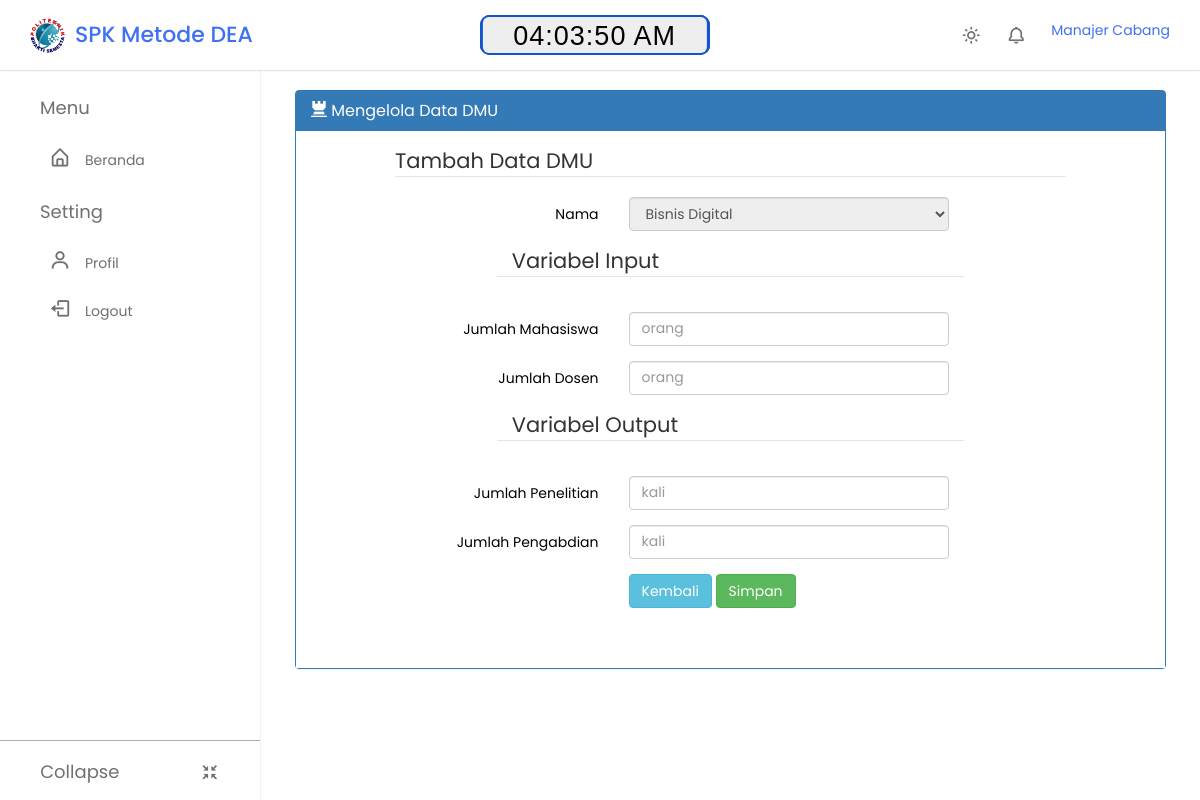
Page /tambah_dmu.php (signed in) on the committed database.
### tables this page shows
CREATE TABLE `variabel` (
  `id_variabel` int(11) NOT NULL,
  `nama_variabel` varchar(50) NOT NULL,
  `jenis_variabel` char(1) NOT NULL,
  `satuan` varchar(50) NOT NULL
);

### tambah_dmu.php (the view, shortened to what this page needs)
<?php include 'layout.php'; ?>
<div class="konten">
	<div class="col-sm-9">
		<div class="panel panel-primary">
			<div class="panel-heading">
				<h3 class="panel-title"><span class="glyphicon glyphicon-tower"></span> Mengelola Data DMU</h3>
			</div>
			<div class="panel-body">
				<form class="form-horizontal" method="post" action="process/t_dmu.php">
					<fieldset>
						<legend>Tambah Data DMU</legend>
						<div class="form-group">
							<label class="col-sm-4 control-label">Nama</label>
							<div class="col-sm-6">
								<select name="id_prodi" class="form-control" disabled required>
									<?php
									$query = mysqli_query($conn, 'SELECT * FROM pengguna WHERE id_pengguna="' . $id . '"');
									$data_user = mysqli_fetch_assoc($query);
									$user = $data_user['id_prodi'];
									$query = mysqli_query($conn, 'SELECT * FROM prodi');
									if (mysqli_num_rows($query) > 0) {
										while ($cabang = mysqli_fetch_assoc($query)) {
											$id_cabang = $cabang['id_prodi'];
											if ($user == $id_cabang) {
												echo '<option value="' . $id_cabang . '" selected>' . $cabang["cabang_prodi"] . '</option>';
											} else {
												echo '<option value="' . $id_cabang . '">' . $cabang["cabang_prodi"] . '</option>';
											}
										}
									}
									?>
								</select>
							</div>
						</div>
						<?php
						$input = 0;
						$output = 0;
						$query = mysqli_query($conn, "SELECT * FROM variabel ORDER BY jenis_variabel ASC, id_variabel ASC");
						if (mysqli_num_rows($query) > 0) {
							while ($var = mysqli_fetch_assoc($query)) {
								$name = str_replace(' ', '_', $var['nama_variabel']);
								$satuan = $var['satuan'];
								if (($var['jenis_variabel'] == 'i') and ($input == 0)) {
									echo '<div class="form-group"><legend class="col-sm-8 col-sm-offset-2">Variabel Input</legend></div>';
									$input = 1;
								} elseif (($var['jenis_variabel'] == 'o') and ($output == 0)) {
									echo '<div class="form-group"><legend class="col-sm-8 col-sm-offset-2">Variabel Output</legend></div>';
									$output = 1;
								}
								echo '
													<div class="form-group">
												      	<label class="col-sm-4 control-label">' . $var["nama_variabel"] . '</label>
												      	<div class="col-sm-6">
												        	<input class="form-control" name="' . $name . '" type="number" min="1" placeholder="' . $satuan . '" required>
												      	</div>
												    </div>
												';
							}
						}
						?>
						<div class="form-group">
							<div class="col-sm-6 col-sm-offset-4">
								<button type="button" onclick="goBack()" class="btn btn-info">Kembali</button>
								<button type="submit" class="btn btn-success">Simpan</button>
							</div>
						</div>
					</fieldset>
				</form>
			</div>
		</div>
	</div>
</div>
<?php include 'layout2.php' ?>

### layout.php (shortened to what this page needs)
<?php
if ((!isset($_SESSION['username'])) and (!isset($_SESSION['password']))) {
	header('Location: index.php');
} else {
	$id = $_SESSION["id"];
	$level = $_SESSION["level"];
}
?>
<!DOCTYPE html>
<html>
<head>
	<link href="assets/css/style.css" rel="stylesheet">
	<link href="assets/css/layout.css" rel="stylesheet">
	<link href="assets/css/bootstrap.css" rel="stylesheet">
	<link href="https://unpkg.com/boxicons@2.1.4/css/boxicons.css" rel="stylesheet" />
	<link rel="stylesheet" href="https://cdnjs.cloudflare.com/ajax/libs/font-awesome/4.7.0/css/font-awesome.min.css">
	<link rel="stylesheet" type="text/css" href="https://cdn.datatables.net/1.13.4/css/jquery.dataTables.min.css">
	<link rel='stylesheet' href='https://cdn-uicons.flaticon.com/uicons-thin-rounded/css/uicons-thin-rounded.css'>
</head>
<body>
	<div class="container-fluid">
		<div class="row">
			<nav class="navbar">
				<div class="logo_item">
					<img src="assets/img/logo_polibest.jpg" alt="">SPK Metode DEA
				</div>
				<div class="wrappers">
					<div class="display">
						<div id="time"></div>
					</div>
				</div>
				<div class="navbar_content">
					<i class='bx bx-sun' id="darkLight"></i>
					<i class='bx bx-bell'></i>
					<ul class="nav navbar-nav navbar-right">
						<a class="togle" href="ubah_pengguna.php?type=profile&id=<?php echo $id; ?>&lvl=<?php echo $level; ?>" aria-expanded="false"><?php echo $_SESSION['user']; ?></a>
					</ul>
				</div>
			</nav>
		</div>
		<nav class="sidebar">
			<div class="menu_content">
				<ul class="menu_items">
					<div class="menu_title menu_dahsboard"></div>
					<li class="item">
						<a href="beranda.php" class="nav_link">
							<span class="navlink_icon">
								<i class="bx bx-home-alt"></i>
							</span>
							<span class="navlink">Beranda</span>
						</a>
					</li>
				</ul>
				<ul class="menu_items">
					<div class="menu_title menu_setting"></div>
					<li class="item">
						<a href="ubah_pengguna.php?type=profile&id=<?php echo $id; ?>&lvl=<?php echo $level; ?>" class="nav_link">
							<span class="navlink_icon">
								<i class='bx bx-user'></i>
							</span>
							<span class="navlink">Profil</span>
						</a>
					</li>
					<li class="item">
						<a href="#" class="nav_link" onclick="confirmLogout()">
							<span class="navlink_icon">
								<i class='bx bx-log-out'></i>
							</span>
							<span class="navlink">Logout</span>
						</a>
					</li>
				</ul>
				<div class="bottom_content">
					<div class="bottom expand_sidebar">
						<span>Expand</span>
					</div>
					<div class="bottom collapse_sidebar">
						<span>Collapse</span>
						<i class='bx bx-collapse'></i>
					</div>
				</div>
			</div>
		</nav>

### layout2.php (shortened to what this page needs)
</div>
</body>
</html>

### assets/css/style.css (style rules this page uses)
body { background-color: #eee; }
form { margin-bottom: 30px; padding-left: 10%; padding-right: 10%; }

### assets/css/layout.css (style rules this page uses)
* { margin: 0; padding: 0; box-sizing: border-box; font-family: "Poppins", sans-serif; }
:root { --white-color: #fff; --blue-color: #4070f4; --grey-color: #707070; --grey-color-light: #aaa; }
body { background-color: #e7f2fd; transition: all 0.1s ease; }
.navbar { position: fixed; top: 0; width: 100%; left: 0; background-color: var(--white-color); display: flex; align-items: center; justify-content: space-between; padding: 15px 30px; z-index: 1000; box-shadow: 0 0 2px var(--grey-color-light); }
.logo_item { display: flex; align-items: center; column-gap: 10px; font-size: 22px; font-weight: 500; color: var(--blue-color); }
.navbar img { width: 35px; height: 35px; object-fit: cover; border-radius: 50%; }
.navbar_content { display: flex; align-items: center; column-gap: 25px; }
.navbar_content i { cursor: pointer; font-size: 20px; color: var(--grey-color); }
.sidebar { background-color: var(--white-color); width: 260px; position: fixed; top: 0; left: 0; height: 100%; padding: 80px 20px; z-index: 100; overflow-y: scroll; box-shadow: 0 0 1px var(--grey-color-light); transition: all 0.5s ease; }
.menu_content { position: relative; }
.menu_title { margin: 15px 0; padding: 0 20px; font-size: 18px; }
.menu_title::before { color: var(--grey-color); white-space: nowrap; }
.menu_dahsboard::before { content: "Menu"; }
.menu_setting::before { content: "Setting"; }
.menu_items { padding: 0; list-style: none; }
.navlink_icon { position: relative; font-size: 22px; min-width: 50px; line-height: 40px; display: inline-block; text-align: center; border-radius: 6px; }
.navlink_icon::before { content: ""; position: absolute; height: 100%; width: calc(100% + 100px); left: -20px; }
.sidebar .nav_link { display: flex; align-items: center; width: 100%; padding: 4px 15px; border-radius: 8px; text-decoration: none; color: var(--grey-color); white-space: nowrap; }
.bottom_content { position: fixed; bottom: 60px; left: 0; width: 260px; cursor: pointer; transition: all 0.5s ease; }
.bottom { position: absolute; display: flex; align-items: center; left: 0; justify-content: space-around; padding: 18px 0; text-align: center; width: 100%; color: var(--grey-color); border-top: 1px solid var(--grey-color-light); background-color: var(--white-color); }
.bottom i { font-size: 20px; }
.bottom span { font-size: 18px; }
.konten { position: absolute; top: 70px; left: 260px; right: 0; bottom: 0; background-color: transparent; padding: 20px; transition: 0.5s; }
.wrappers { height: 40px; width: 230px; position: relative; background: #1355cf; border-radius: 10px; cursor: default; font-family: 'DS-Digital', sans-serif; }
.wrappers .display, .wrappers span { position: absolute; top: 50%; left: 50%; transform: translate(-50%, -50%); }
.wrappers .display { z-index: 999; height: 90%; width: 97.5%; background: #eeeeee; border-radius: 6px; text-align: center; }
.display #time { line-height: 40x; color: #fff; font-size: 27px; font-weight: 400; letter-spacing: 1px; background: linear-gradient( #000000, #0c0000); font-family: 'DS-Digital', sans-serif; -webkit-background-clip: text; -webkit-text-fill-color: transparent; animation: animate 1.5s linear infinite; }

### layout.php (style rules this page uses)
.control-label { font-weight: normal !important; }
.panel { color: #fff; background-color: #337ab7; border-color: #337ab7; border-top-color: #337ab7; width: 135%; }
.panel .panel-heading { color: #fff; background-color: #337ab7; border-color: #337ab7; }
.togle { color: #4070f4; align-items: center; }
.panel-body { background-color: #fff !important; color: #000 !important; }

### rows in the picture
variabel: jenis_variabel "Variabel Input", nama_variabel "Jumlah Mahasiswa", satuan "orang"
variabel: nama_variabel "Jumlah Dosen", satuan "orang"
variabel: jenis_variabel "Variabel Output", nama_variabel "Jumlah Penelitian", satuan "kali"
variabel: nama_variabel "Jumlah Pengabdian", satuan "kali"

### other values in the picture
$_SESSION['user'] "Manajer Cabang"
form field id_prodi "Bisnis Digital"
